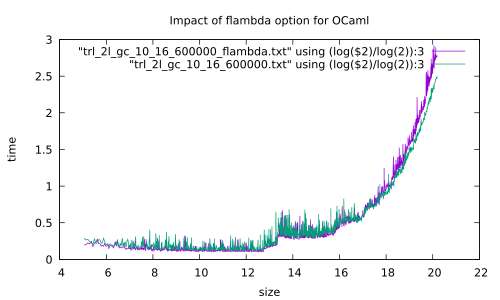

This chart was generated by the following gnuplot code:
set terminal pdf
set output "trl_impact_of_flambda.pdf"
set title "Impact of flambda option for OCaml"
set xlabel "size"
set ylabel "time"
plot [t=:] [0:] "trl_2l_gc_10_16_600000_flambda.txt" using (log($2)/log(2)):3 smooth unique w l, "trl_2l_gc_10_16_600000.txt" using (log($2)/log(2)):3 smooth unique w l
